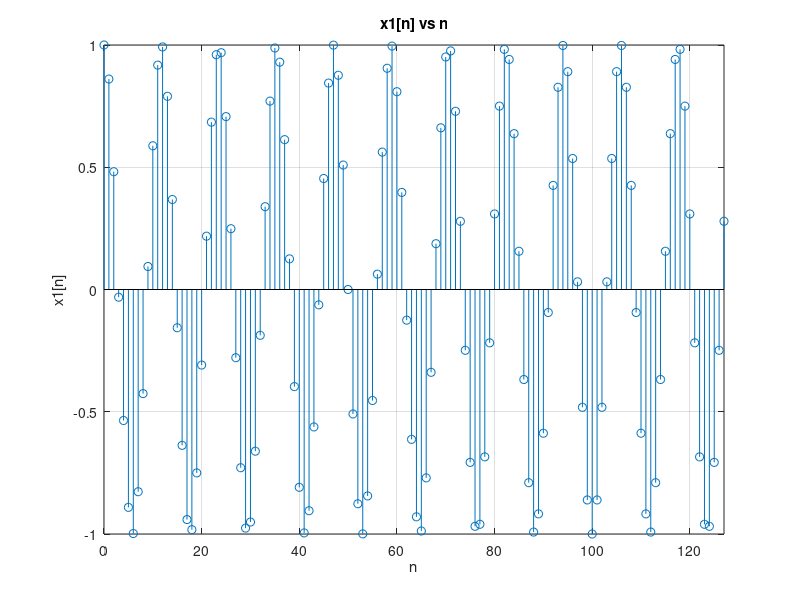

Here is the MATLAB script that generated this plot: (Note: this script raises an error after producing the figure.)
% data set of n
n = 0:127;
% frequencies and phase shifts
omega = [0.17*pi, 2.4*pi, -1.6*pi, 0.125*pi, 0.125*pi, 0.32*pi, 0.02*pi, pi, 1.02*pi, 0.98*pi, 1, 0.3];
phi = [0, 0, 0, 0, 1.4, 0, 0, 0, 0, 0, 0, 0.3];
for i = 1:12
    % cosine function
    xi = cos(omega(i)*n + phi(i));
    % save and retrieve
    savetxt = ['x',num2str(i),'[n].mat'];
    save(savetxt, 'xi');
    clear xi;
    load(savetxt, 'xi');
    % show the desired elements of the functions
    a = [i, xi(7), xi(12), xi(112), xi(128)];
    disp(a);
    % plot the discrete function
    figure();
    stem(n, xi);
    xlabel('n');
    ystr = ['x',num2str(i),'[n]'];
    ylabel(ystr);
    title([ystr, ' vs n']);
    grid on
    axis tight
    % find fundamental period
    [pks,locs] = findpeaks(xi,n);
    bool = 0;
    for a = 2:length(pks)
        if(pks(1) == pks(a))
            disp([ystr, ' is periodic']);
            fund_per = locs(a)-locs(1);
            fp_dsp = ['Fundamental Period of ', ystr, ' is: ', num2str(fund_per)];
            disp(fp_dsp);
            bool = 1;
            break;
        end
    end
    if(bool == 0)
        disp([ystr, 'is not periodic']);
    end
    bool = 0;
end
